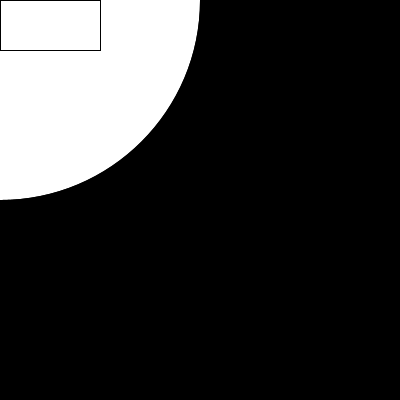
Frame 1 (no input)
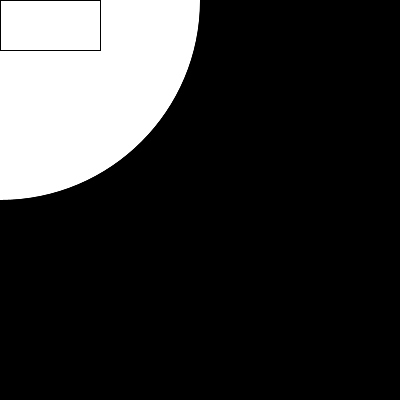
Frame 60 (the mouse pressed at the canvas centre just before this capture)
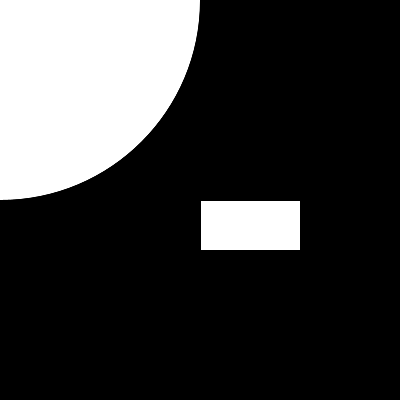
Frame 120 (the mouse held since frame 60 and released just before this capture)

The Processing sketch that drew these frames (run headless with seeded random() and noise(); from frame 60 on, the mouse is pressed at the canvas centre):

// Processing sketch: Pong
// ── Pong.pde
int x = 0;
void setup() {
  size(400, 400);
  background(00000);
}

void draw() {
  if(x > width) {
  }
  ellipse(0, 0, width, height); 
  rect(mouseX, mouseY, 100, 50);
  
}
